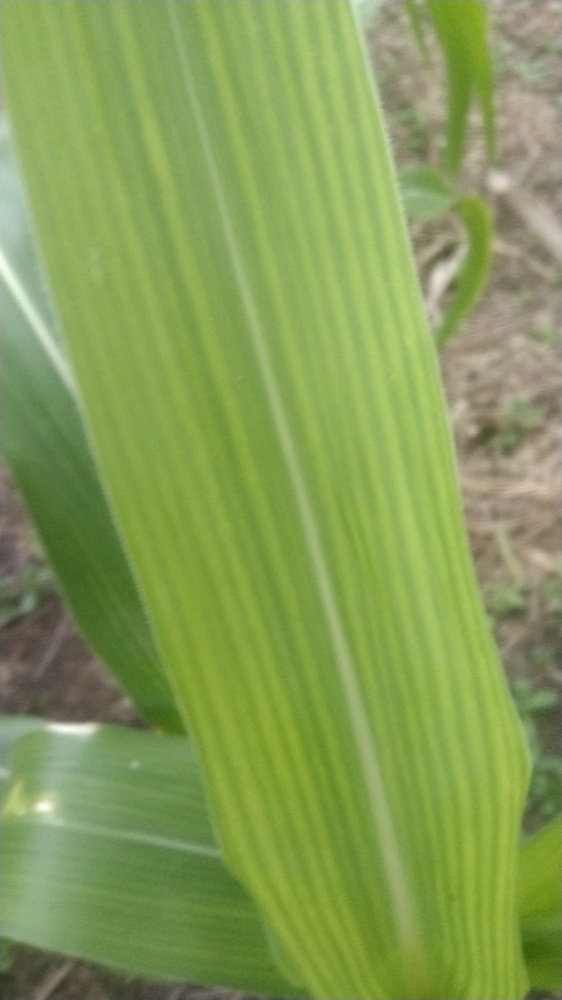
#> input picture dataset/penpol1.jpg, 562 x 1000 px, shrunk from 900 x 1600 before the run
$ python ekstrasifitu.py
#> lines starting #> are read from the running program, lines starting #| are printed output that depends on the picture; long printed decimals are rounded
import cv2
import numpy as np
import matplotlib.pyplot as plt

# 1. Muat dan Preproses Gambar
image_path = 'dataset/penpol1.jpg'  # Ganti dengan path gambar daun jagung kamu
image = cv2.imread(image_path)
#> image is the input picture: shape (1000, 562, 3); mean B, G, R 86.6, 156.8, 133.5
image_rgb = cv2.cvtColor(image, cv2.COLOR_BGR2RGB)
gray = cv2.cvtColor(image, cv2.COLOR_BGR2GRAY)
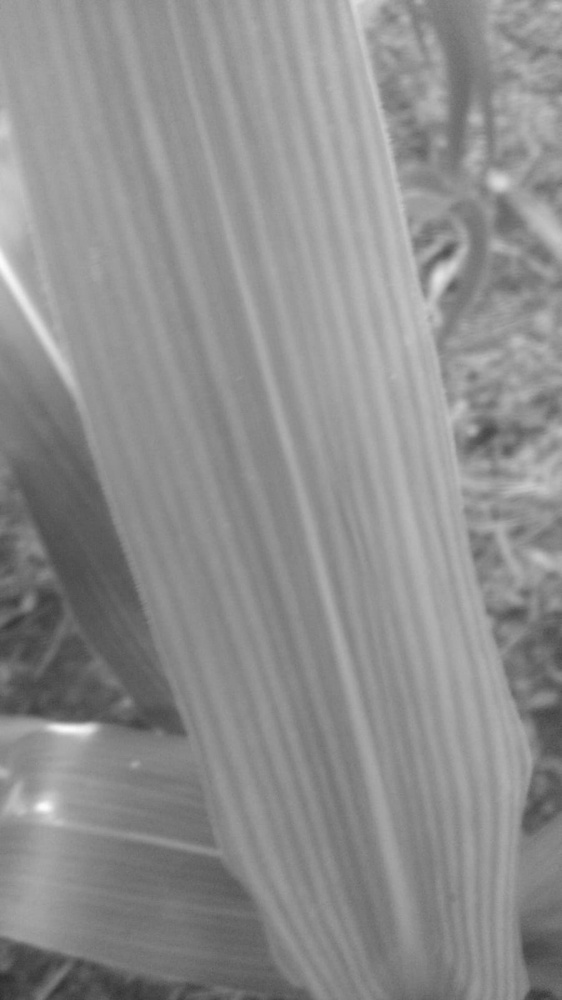
#> gray: shape (1000, 562); min 46, max 251, mean 141.8

# 2. Ekstraksi Warna dengan Histogram
def extract_color_histogram(image):
    hist = cv2.calcHist([image], [0, 1, 2], None, [8, 8, 8], [0, 256, 0, 256, 0, 256])
    hist = cv2.normalize(hist, hist).flatten()
#> hist = 512 values, max 0.742 at index 172, min 0 at index 0, mean 0.00611
    return hist

color_features = extract_color_histogram(image)
#> color_features has the same summary as hist in extract_color_histogram

# 3. Ekstraksi Tekstur dengan GLCM (Gray Level Co-occurrence Matrix)
def extract_texture_features(gray):
    glcm = cv2.calcHist([gray], [0], None, [256], [0, 256])
#> glcm = 256 values, max 13095 at index 146, min 0 at index 0, mean 2195.3
    contrast = np.mean(glcm)
#> contrast = 2195.3
    homogeneity = np.sum(glcm) / len(glcm)
#> homogeneity = 2195.3
    return [contrast, homogeneity]

texture_features = extract_texture_features(gray)
#> texture_features = [2195.3, 2195.3]

# 4. Ekstraksi Bentuk dengan Hu Moments
def extract_shape_features(gray):
    moments = cv2.moments(gray)
#> moments = moments, m00 79715404, centre m10/m00, m01/m00 = (286.1, 475.8)
    hu_moments = cv2.HuMoments(moments).flatten()
#> hu_moments = [0.00135, 4.99e-07, 1.25e-11, 1.16e-11, 1.21e-22, 7.07e-15, -6.79e-23]
    return hu_moments

shape_features = extract_shape_features(gray)
#> shape_features has the same summary as hu_moments in extract_shape_features

# 5. Visualisasi Gambar Asli dan Hasil Ekstraksi Fitur
plt.figure(figsize=(15, 5))

# Gambar Asli
plt.subplot(1, 3, 1)
plt.imshow(image_rgb)
plt.title('Gambar Daun Jagung Asli')
plt.axis('off')

# Gambar Citra Abstraksi Warna
plt.subplot(1, 3, 2)
plt.imshow(cv2.cvtColor(image, cv2.COLOR_BGR2HSV))
plt.title('Representasi Warna (HSV)')
plt.axis('off')

# Gambar Citra Abstraksi Tekstur
plt.subplot(1, 3, 3)
plt.imshow(gray, cmap='gray')
plt.title('Citra Tekstur (Gray Scale)')
plt.axis('off')

plt.tight_layout()
plt.show()
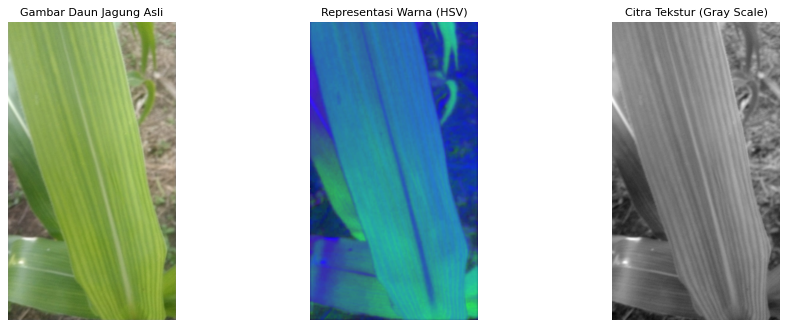
#> figure drawn by matplotlib, 3 panels

# Tampilkan Fitur yang Diekstraksi
print("Fitur Warna:", color_features[:5])  # Tampilkan beberapa fitur warna
#| Fitur Warna: [0. 0. 0. 0. 0.]
print("Fitur Tekstur:", texture_features)  # Tampilkan fitur tekstur
#| Fitur Tekstur: [2195.3125, 2195.3125]
print("Fitur Bentuk:", shape_features[:5])  # Tampilkan beberapa fitur bentuk
#| Fitur Bentuk: [1.35180744e-03 4.98741178e-07 1.24876771e-11 1.15660978e-11
#|  1.21275619e-22]

$ run again, with dataset/penpol2.jpg copied over dataset/penpol1.jpg
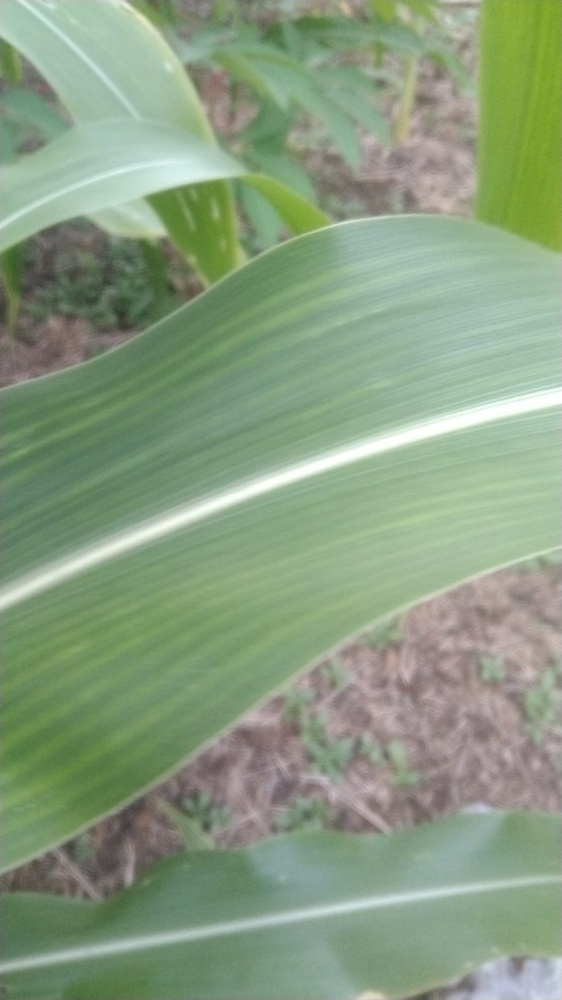
#> input picture dataset/penpol2.jpg, 562 x 1000 px, shrunk from 900 x 1600 before the run
#> image is the input picture: shape (1000, 562, 3); mean B, G, R 128.6, 157.1, 136.7
#> `gray = cv2.cvtColor(image, cv2.COLOR_BGR2GRAY)`:
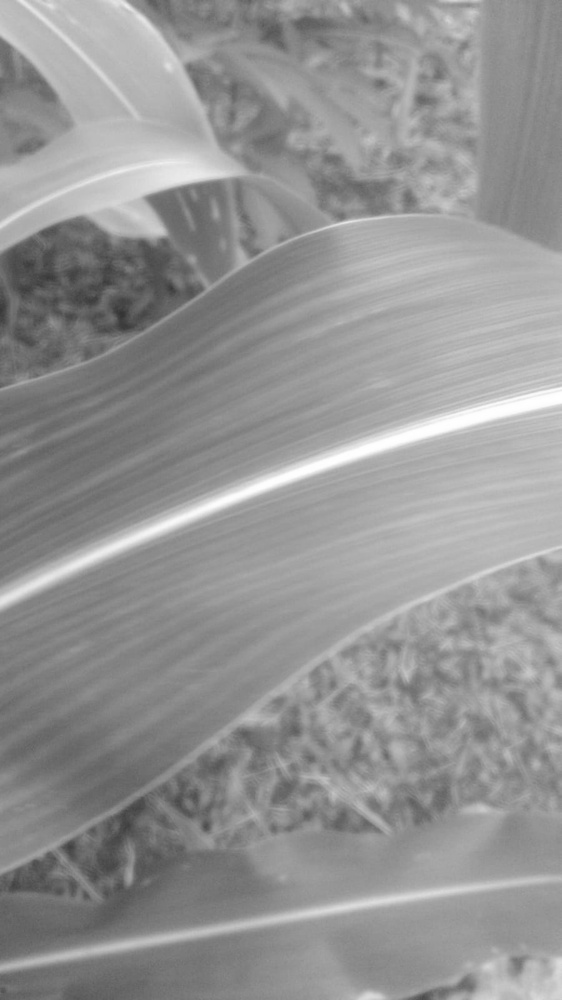
#> gray: shape (1000, 562); min 52, max 255, mean 147.7
#> hist = 512 values, max 0.616 at index 227, min 0 at index 0, mean 0.00689
#> color_features has the same summary as hist in extract_color_histogram
#> glcm = 256 values, max 8439 at index 138, min 0 at index 0, mean 2195.3
#> contrast = 2195.3
#> texture_features = [2195.3, 2195.3]
#> moments = moments, m00 83022010, centre m10/m00, m01/m00 = (294.8, 487.9)
#> hu_moments = [0.0013, 4.59e-07, 5.61e-12, 3.58e-12, -2.94e-24, -2.28e-16, -1.58e-23]
#> shape_features has the same summary as hu_moments in extract_shape_features
#> `plt.show()`:
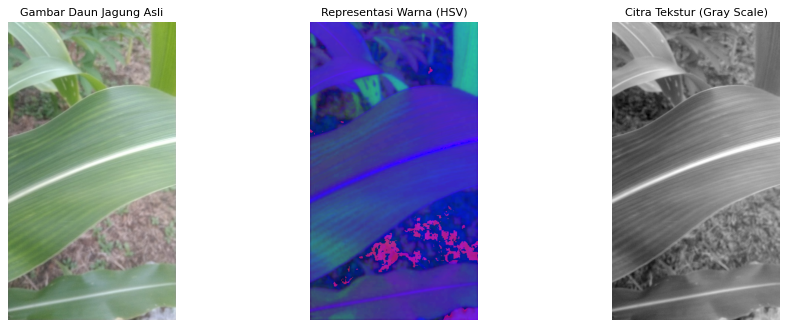
#> figure drawn by matplotlib, 3 panels
#| Fitur Warna: [0. 0. 0. 0. 0.]
#| Fitur Tekstur: [2195.3125, 2195.3125]
#| Fitur Bentuk: [ 1.30385085e-03  4.59049739e-07  5.61315192e-12  3.58031892e-12
#|  -2.94345889e-24]

$ run again, with dataset/penpol3.jpg copied over dataset/penpol1.jpg
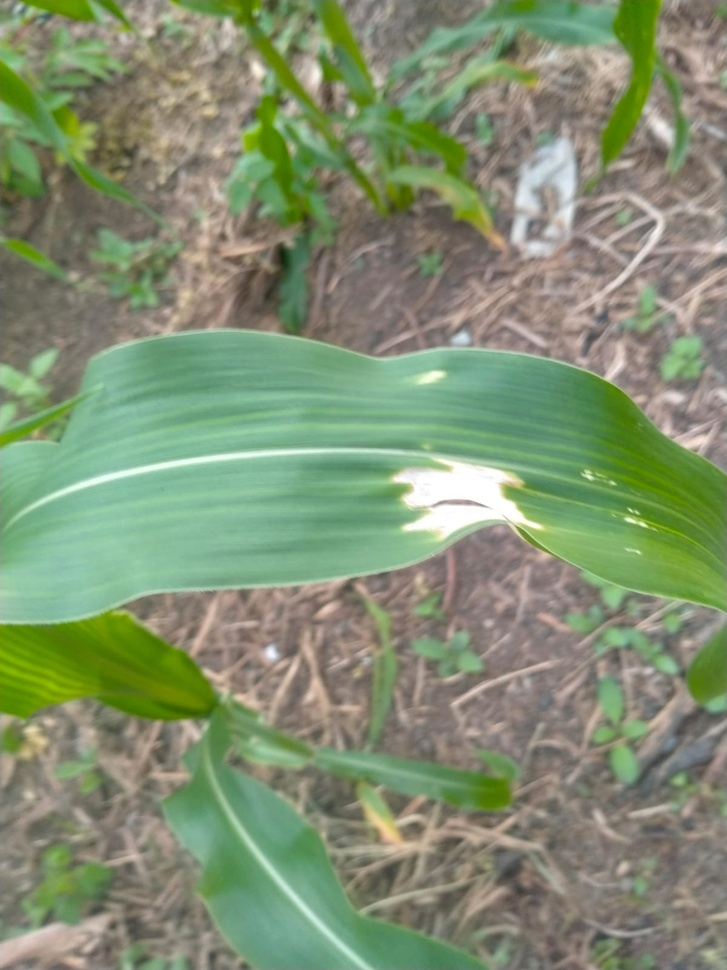
#> input picture dataset/penpol3.jpg, 727 x 970 px, shrunk from 1200 x 1600 before the run
#> image is the input picture: shape (970, 727, 3); mean B, G, R 113.3, 144.1, 129.3
#> `gray = cv2.cvtColor(image, cv2.COLOR_BGR2GRAY)`:
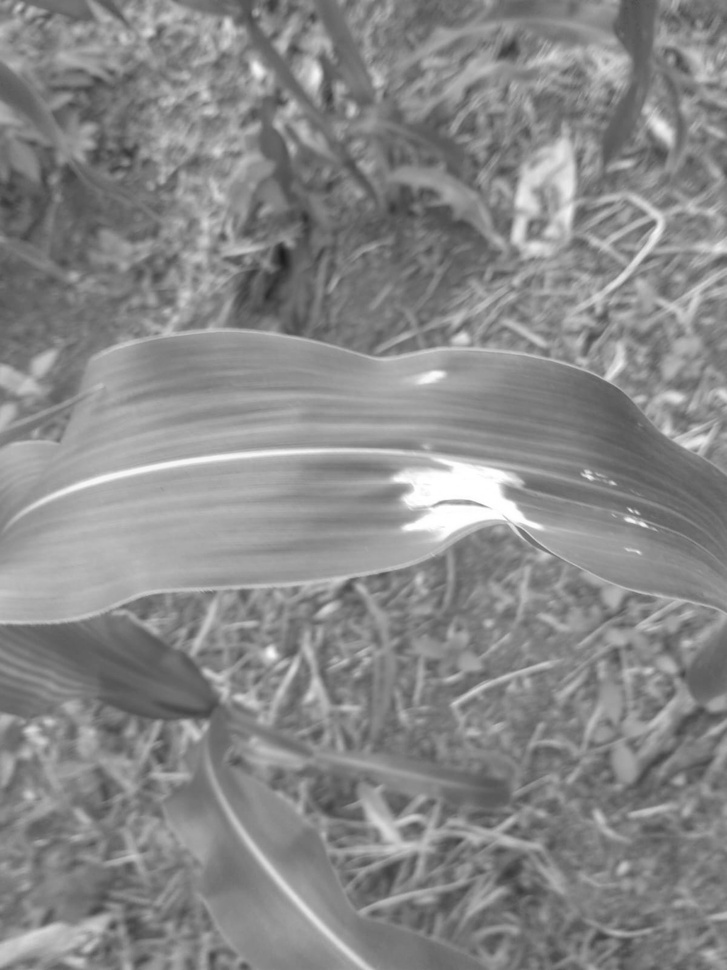
#> gray: shape (970, 727); min 28, max 255, mean 136.2
#> hist = 512 values, max 0.483 at index 219, min 0 at index 0, mean 0.00856
#> color_features has the same summary as hist in extract_color_histogram
#> glcm = 256 values, max 10389 at index 120, min 0 at index 0, mean 2754.6
#> contrast = 2754.6
#> texture_features = [2754.6, 2754.6]
#> moments = moments, m00 96034429, centre m10/m00, m01/m00 = (361.4, 483.7)
#> hu_moments = [0.00123, 1.08e-07, 8.14e-15, 3.05e-14, 2.4e-28, -7.71e-18, -4.15e-28]
#> shape_features has the same summary as hu_moments in extract_shape_features
#> `plt.show()`:
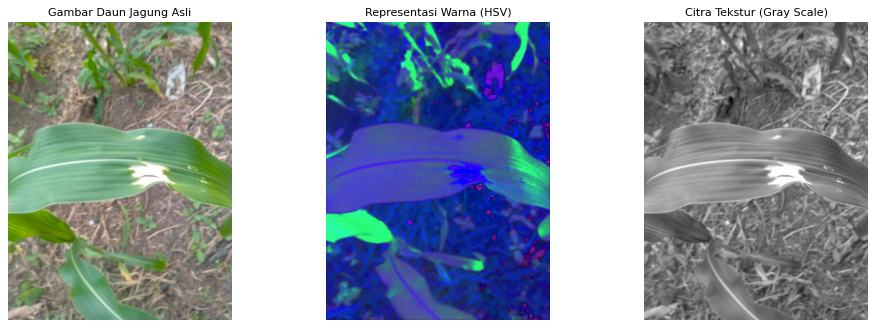
#> figure drawn by matplotlib, 3 panels
#| Fitur Warna: [0. 0. 0. 0. 0.]
#| Fitur Tekstur: [2754.6484, 2754.648]
#| Fitur Bentuk: [1.23483449e-03 1.08241181e-07 8.13875558e-15 3.04649476e-14
#|  2.40113054e-28]

$ run again, with dataset/penpol4.jpg copied over dataset/penpol1.jpg
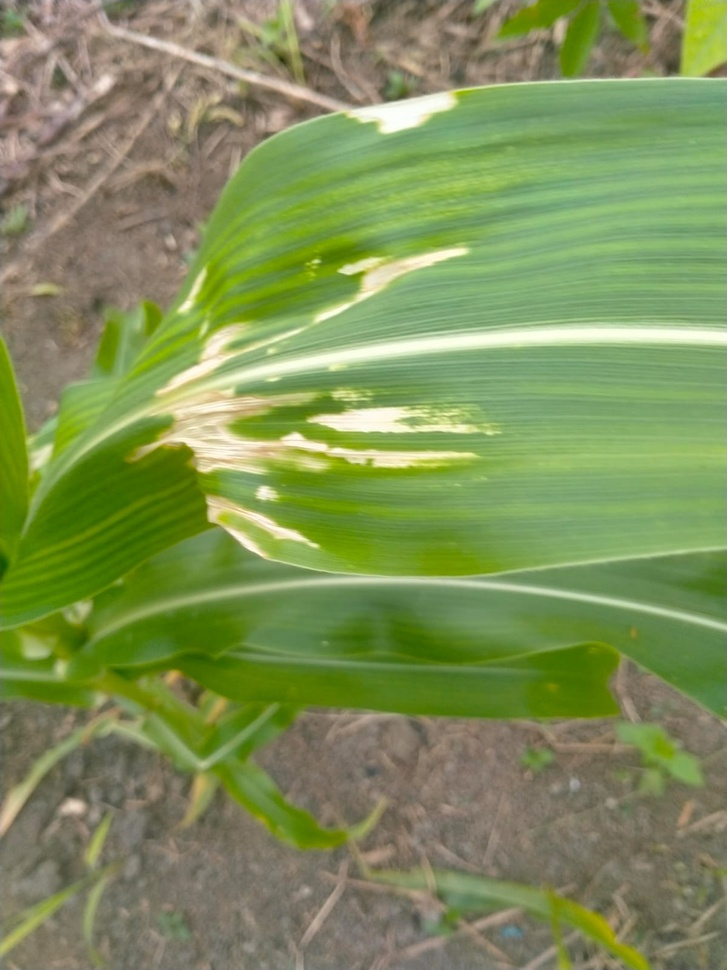
#> input picture dataset/penpol4.jpg, 727 x 970 px, shrunk from 1200 x 1600 before the run
#> image is the input picture: shape (970, 727, 3); mean B, G, R 88.8, 144.1, 127.3
#> `gray = cv2.cvtColor(image, cv2.COLOR_BGR2GRAY)`:
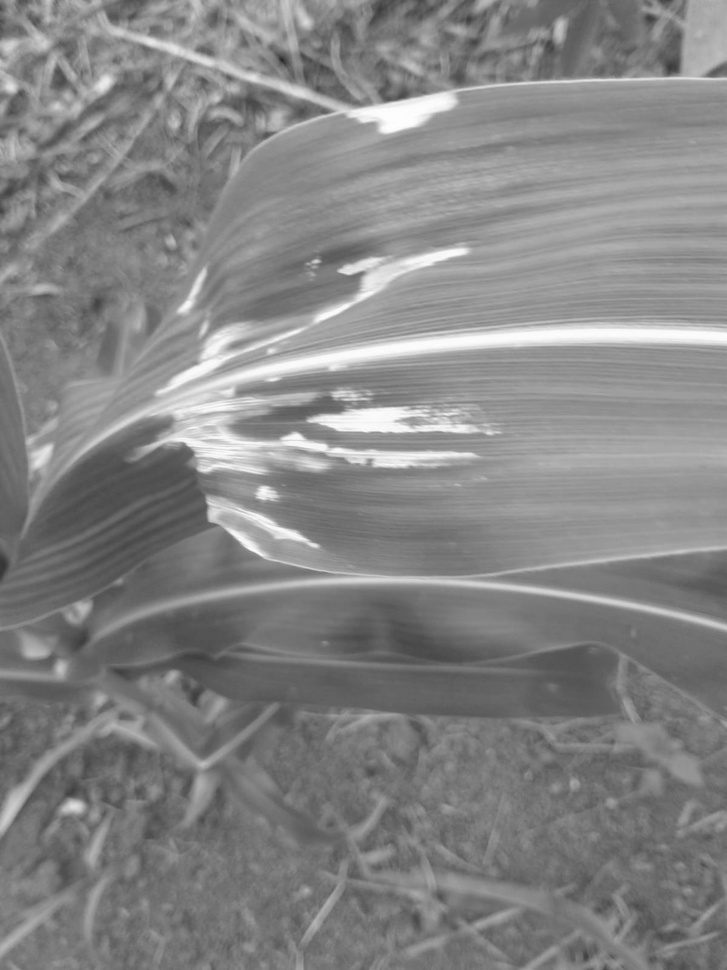
#> gray: shape (970, 727); min 39, max 254, mean 132.7
#> hist = 512 values, max 0.485 at index 155, min 0 at index 0, mean 0.00824
#> color_features has the same summary as hist in extract_color_histogram
#> glcm = 256 values, max 12368 at index 115, min 0 at index 0, mean 2754.6
#> contrast = 2754.6
#> texture_features = [2754.6, 2754.6]
#> moments = moments, m00 93609093, centre m10/m00, m01/m00 = (370.9, 459.7)
#> hu_moments = [0.00127, 1.19e-07, 1.33e-11, 1.47e-11, 1.87e-22, 4.46e-15, -8.69e-23]
#> shape_features has the same summary as hu_moments in extract_shape_features
#> `plt.show()`:
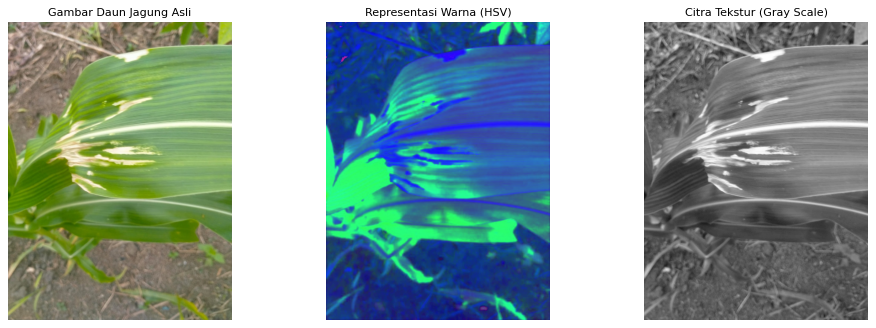
#> figure drawn by matplotlib, 3 panels
#| Fitur Warna: [0. 0. 0. 0. 0.]
#| Fitur Tekstur: [2754.6484, 2754.648]
#| Fitur Bentuk: [1.26766371e-03 1.19323840e-07 1.33164131e-11 1.47033705e-11
#|  1.86503685e-22]
